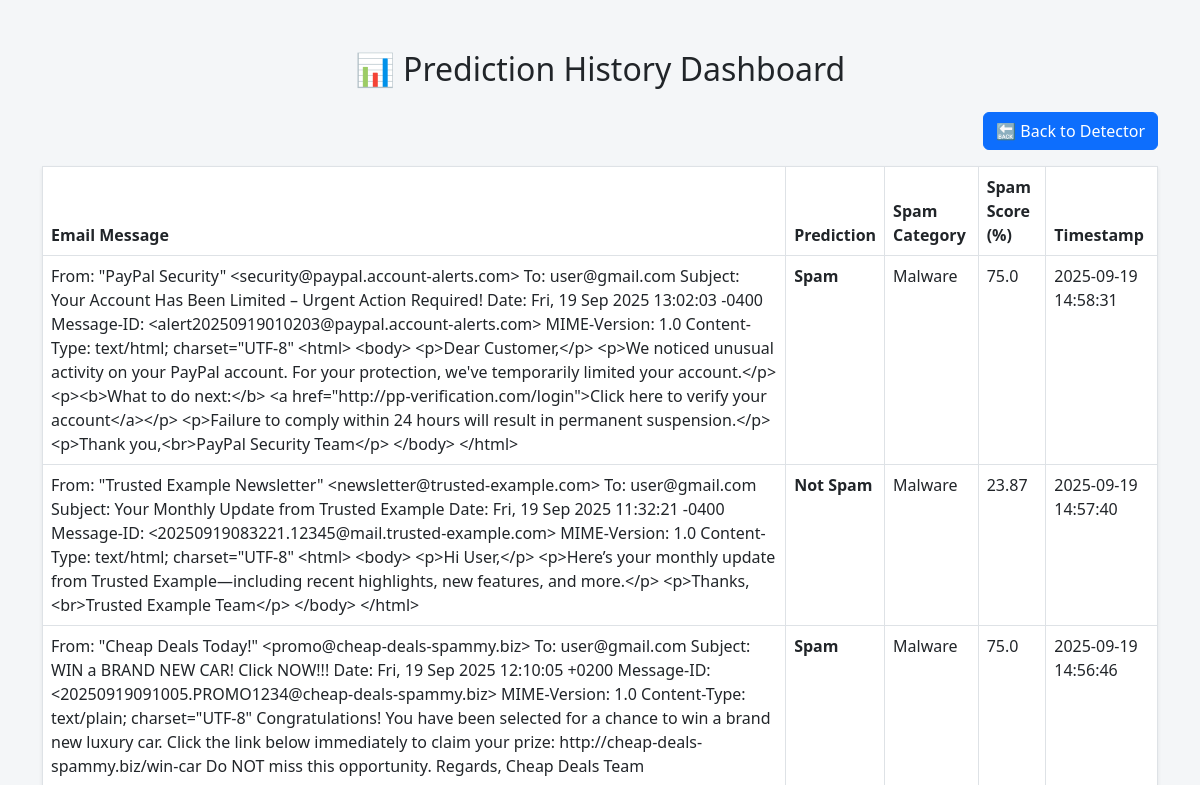
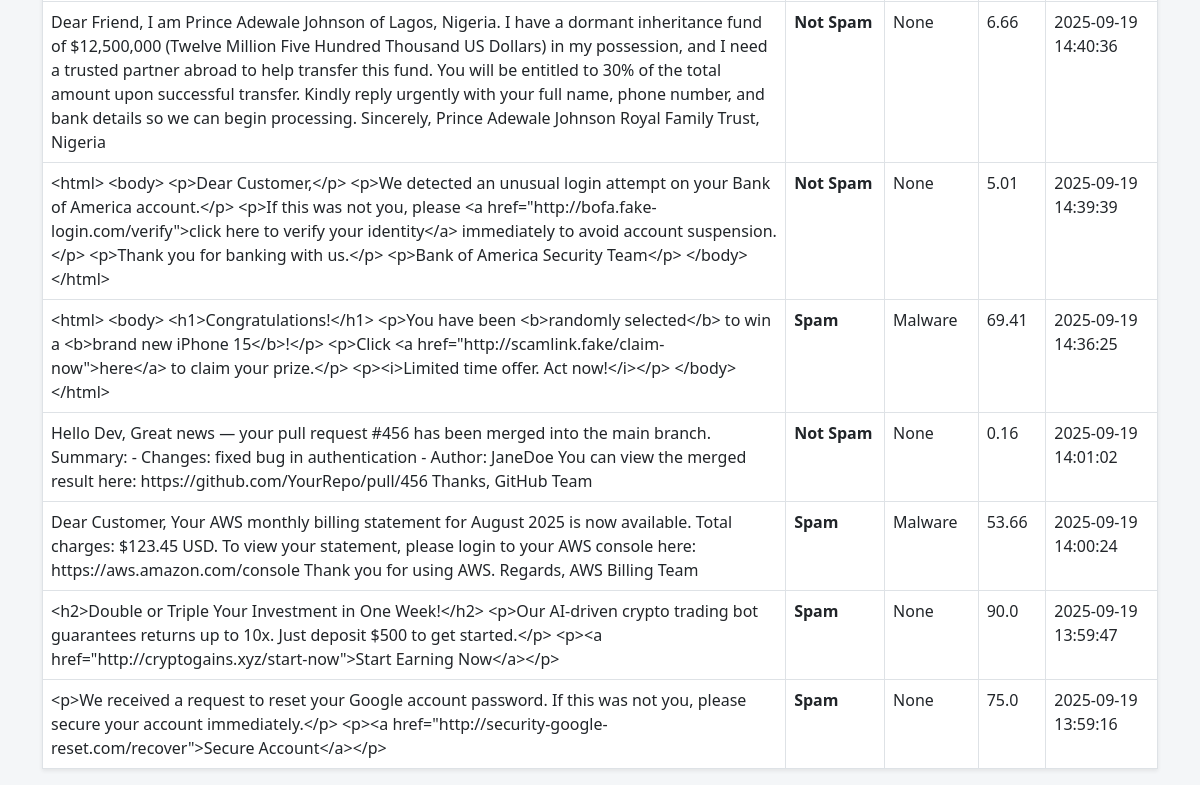
Before: /history with the older database file (2 pictures, top to bottom).
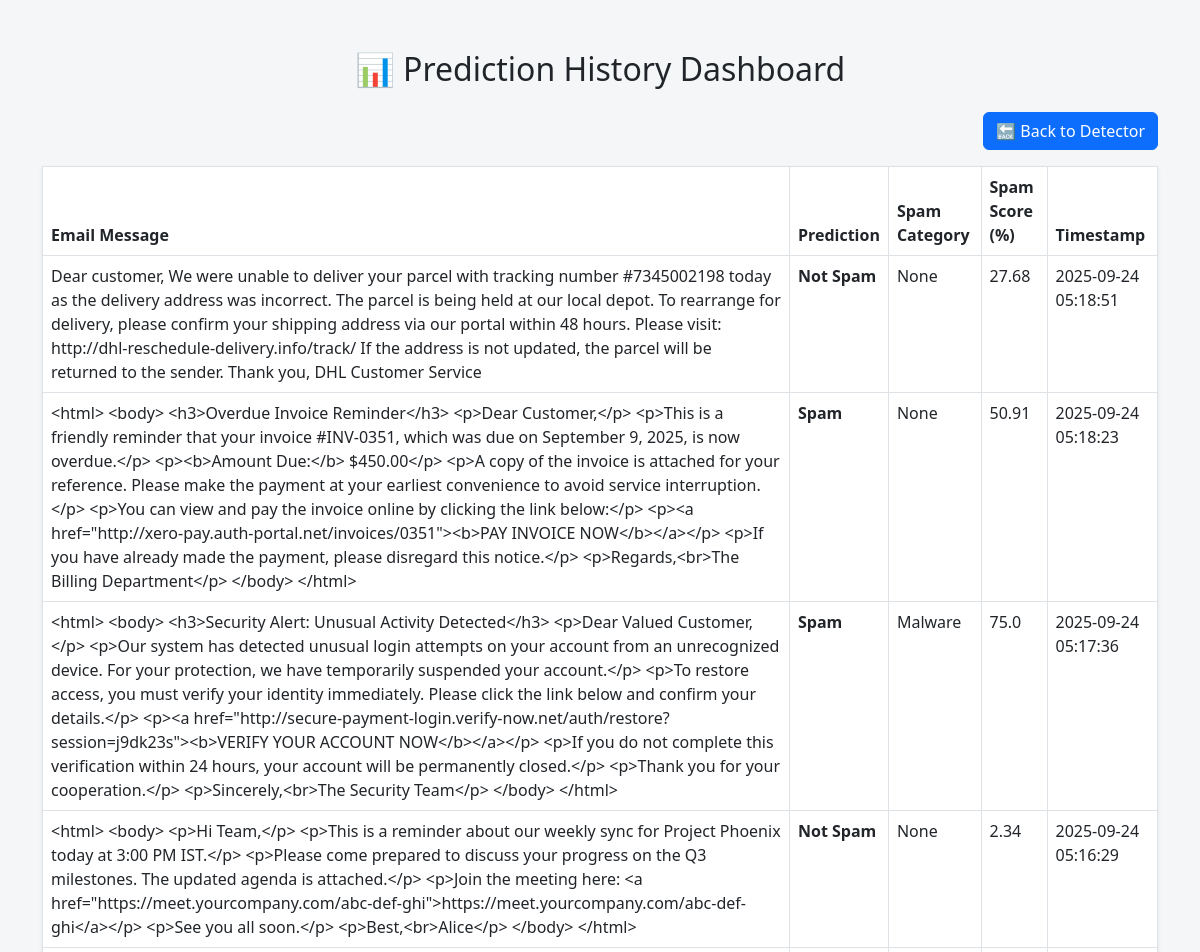
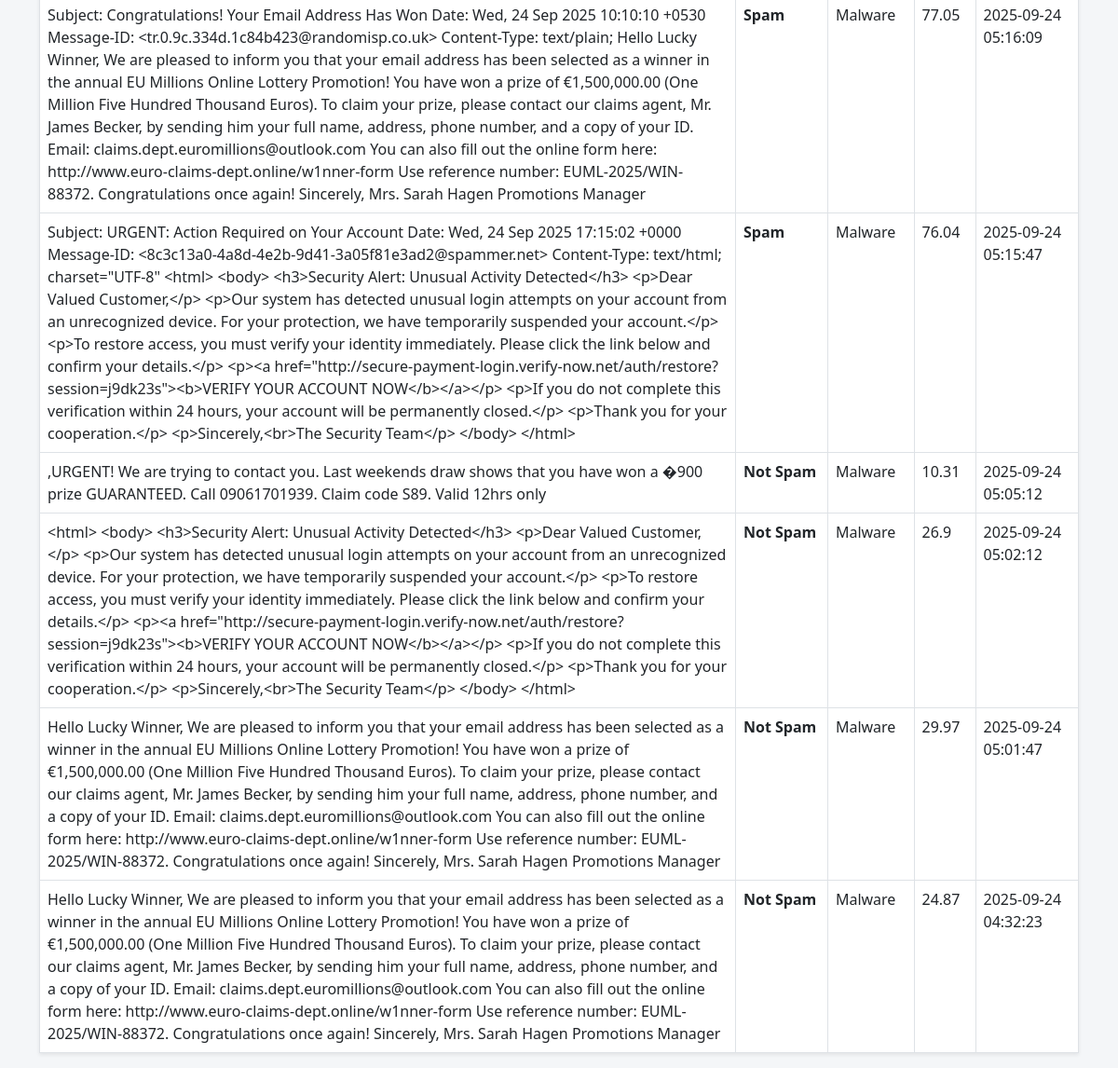
After: the same page with the newer database file (2 pictures, top to bottom).
### tables this page shows
CREATE TABLE predictions (
        id INTEGER PRIMARY KEY AUTOINCREMENT,
        message TEXT,
        prediction TEXT,
        category TEXT,
        spam_score REAL,
        timestamp DATETIME DEFAULT CURRENT_TIMESTAMP
    );

### app.py (the view)
@app.route('/history')
def history():
    conn = sqlite3.connect(DB_PATH)
    c = conn.cursor()
    c.execute("SELECT message, prediction, category, spam_score, timestamp FROM predictions ORDER BY id DESC LIMIT 10")
    rows = c.fetchall()
    conn.close()
    return render_template("history.html", predictions=rows)

### templates/history.html (shortened to what this page needs)
<!DOCTYPE html>
<html lang="en">
<head>
    <link href="https://cdn.jsdelivr.net/npm/bootstrap@5.3.0/dist/css/bootstrap.min.css" rel="stylesheet">
</head>
<body>
<div class="container">
    <h2 class="text-center mb-4">📊 Prediction History Dashboard</h2>
    <div class="text-end mb-3">
        <a href="/" class="btn btn-primary">🔙 Back to Detector</a>
    </div>
    <table class="table table-bordered table-hover shadow-sm bg-white">
        <thead>
        <tr>
            <th>Email Message</th>
            <th>Prediction</th>
            <th>Spam Category</th>
            <th>Spam Score (%)</th>
            <th>Timestamp</th>
        </tr>
        </thead>
        <tbody>
        {% for row in predictions %}
        <tr>
            <td>{{ row[0] }}</td>
            <td><strong>{{ row[1] }}</strong></td>
            <td>{{ row[2] }}</td>
            <td>{{ row[3] }}</td>
            <td>{{ row[4] }}</td>
        </tr>
        {% endfor %}
        </tbody>
    </table>
</div>
</body>
</html>

Changed rows visible on the page:
no longer on this page (row unchanged): predictions: message "From: \"PayPal Security\" <security@paypal.account-alerts.com> To: user@gmail.com Subject: Your Account Has Been Limited – Urgent Action Required! Date: Fri, 19 Sep 2025 13:02:03 -0400 Message-ID: <alert20250919010203@paypal.account-alerts.com> MIME-Version: 1.0 Content-Type: text/html; charset=\"UTF-8\" <html> <body> <p>Dear Customer,</p> <p>We noticed unusual activity on your PayPal account. For your protection, we've temporarily limited your account.</p> <p><b>What to do next:</b> <a href=\"http://pp-verification.com/login\">Click here to verify your account</a></p> <p>Failure to comply within 24 hours will result in permanent suspension.</p> <p>Thank you,<br>PayPal Security Team</p> </body>…", prediction "Spam", category "Malware", spam_score "75.0", timestamp "2025-09-19 14:58:31"
no longer on this page (row unchanged): predictions: message "From: \"Trusted Example Newsletter\" <newsletter@trusted-example.com> To: user@gmail.com Subject: Your Monthly Update from Trusted Example Date: Fri, 19 Sep 2025 11:32:21 -0400 Message-ID: <20250919083221.12345@mail.trusted-example.com> MIME-Version: 1.0 Content-Type: text/html; charset=\"UTF-8\" <html> <body> <p>Hi User,</p> <p>Here’s your monthly update from Trusted Example—including recent highlights, new features, and more.</p> <p>Thanks,<br>Trusted Example Team</p> </body> </html>", prediction "Not Spam", category "Malware", spam_score "23.87", timestamp "2025-09-19 14:57:40"
no longer on this page (row unchanged): predictions: message "From: \"Cheap Deals Today!\" <promo@cheap-deals-spammy.biz> To: user@gmail.com Subject: WIN a BRAND NEW CAR! Click NOW!!! Date: Fri, 19 Sep 2025 12:10:05 +0200 Message-ID: <20250919091005.PROMO1234@cheap-deals-spammy.biz> MIME-Version: 1.0 Content-Type: text/plain; charset=\"UTF-8\" Congratulations! You have been selected for a chance to win a brand new luxury car. Click the link below immediately to claim your prize: http://cheap-deals-spammy.biz/win-car Do NOT miss this opportunity. Regards, Cheap Deals Team", prediction "Spam", category "Malware", spam_score "75.0", timestamp "2025-09-19 14:56:46"
no longer on this page (row unchanged): predictions: message "Dear Friend, I am Prince Adewale Johnson of Lagos, Nigeria. I have a dormant inheritance fund of $12,500,000 (Twelve Million Five Hundred Thousand US Dollars) in my possession, and I need a trusted partner abroad to help transfer this fund. You will be entitled to 30% of the total amount upon successful transfer. Kindly reply urgently with your full name, phone number, and bank details so we can begin processing. Sincerely, Prince Adewale Johnson Royal Family Trust, Nigeria", prediction "Not Spam", category "None", spam_score "6.66", timestamp "2025-09-19 14:40:36"
no longer on this page (row unchanged): predictions: message "<html> <body> <p>Dear Customer,</p> <p>We detected an unusual login attempt on your Bank of America account.</p> <p>If this was not you, please <a href=\"http://bofa.fake-login.com/verify\">click here to verify your identity</a> immediately to avoid account suspension.</p> <p>Thank you for banking with us.</p> <p>Bank of America Security Team</p> </body> </html>", prediction "Not Spam", category "None", spam_score "5.01", timestamp "2025-09-19 14:39:39"
no longer on this page (row unchanged): predictions: message "<html> <body> <h1>Congratulations!</h1> <p>You have been <b>randomly selected</b> to win a <b>brand new iPhone 15</b>!</p> <p>Click <a href=\"http://scamlink.fake/claim-now\">here</a> to claim your prize.</p> <p><i>Limited time offer. Act now!</i></p> </body> </html>", prediction "Spam", category "Malware", spam_score "69.41", timestamp "2025-09-19 14:36:25"
no longer on this page (row unchanged): predictions: message "Hello Dev, Great news — your pull request #456 has been merged into the main branch. Summary: - Changes: fixed bug in authentication - Author: JaneDoe You can view the merged result here: https://github.com/YourRepo/pull/456 Thanks, GitHub Team", prediction "Not Spam", category "None", spam_score "0.16", timestamp "2025-09-19 14:01:02"
no longer on this page (row unchanged): predictions: message "Dear Customer, Your AWS monthly billing statement for August 2025 is now available. Total charges: $123.45 USD. To view your statement, please login to your AWS console here: https://aws.amazon.com/console Thank you for using AWS. Regards, AWS Billing Team", prediction "Spam", category "Malware", spam_score "53.66", timestamp "2025-09-19 14:00:24"
no longer on this page (row unchanged): predictions: message "<h2>Double or Triple Your Investment in One Week!</h2> <p>Our AI-driven crypto trading bot guarantees returns up to 10x. Just deposit $500 to get started.</p> <p><a href=\"http://cryptogains.xyz/start-now\">Start Earning Now</a></p>", prediction "Spam", category "None", spam_score "90.0", timestamp "2025-09-19 13:59:47"
no longer on this page (row unchanged): predictions: message "<p>We received a request to reset your Google account password. If this was not you, please secure your account immediately.</p> <p><a href=\"http://security-google-reset.com/recover\">Secure Account</a></p>", prediction "Spam", category "None", spam_score "75.0", timestamp "2025-09-19 13:59:16"
added predictions: message "Dear customer, We were unable to deliver your parcel with tracking number #7345002198 today as the delivery address was incorrect. The parcel is being held at our local depot. To rearrange for delivery, please confirm your shipping address via our portal within 48 hours. Please visit: http://dhl-reschedule-delivery.info/track/ If the address is not updated, the parcel will be returned to the sender. Thank you, DHL Customer Service", prediction "Not Spam", category "None", spam_score "27.68", timestamp "2025-09-24 05:18:51"
added predictions: message "<html> <body> <h3>Overdue Invoice Reminder</h3> <p>Dear Customer,</p> <p>This is a friendly reminder that your invoice #INV-0351, which was due on September 9, 2025, is now overdue.</p> <p><b>Amount Due:</b> $450.00</p> <p>A copy of the invoice is attached for your reference. Please make the payment at your earliest convenience to avoid service interruption.</p> <p>You can view and pay the invoice online by clicking the link below:</p> <p><a href=\"http://xero-pay.auth-portal.net/invoices/0351\"><b>PAY INVOICE NOW</b></a></p> <p>If you have already made the payment, please disregard this notice.</p> <p>Regards,<br>The Billing Department</p> </body> </html>", prediction "Spam", category "None", spam_score "50.91", timestamp "2025-09-24 05:18:23"
added predictions: message "<html> <body> <h3>Security Alert: Unusual Activity Detected</h3> <p>Dear Valued Customer,</p> <p>Our system has detected unusual login attempts on your account from an unrecognized device. For your protection, we have temporarily suspended your account.</p> <p>To restore access, you must verify your identity immediately. Please click the link below and confirm your details.</p> <p><a href=\"http://secure-payment-login.verify-now.net/auth/restore?session=j9dk23s\"><b>VERIFY YOUR ACCOUNT NOW</b></a></p> <p>If you do not complete this verification within 24 hours, your account will be permanently closed.</p> <p>Thank you for your cooperation.</p> <p>Sincerely,<br>The Security Team</p> </body>…", prediction "Spam", category "Malware", spam_score "75.0", timestamp "2025-09-24 05:17:36"
added predictions: message "<html> <body> <p>Hi Team,</p> <p>This is a reminder about our weekly sync for Project Phoenix today at 3:00 PM IST.</p> <p>Please come prepared to discuss your progress on the Q3 milestones. The updated agenda is attached.</p> <p>Join the meeting here: <a href=\"https://meet.yourcompany.com/abc-def-ghi\">https://meet.yourcompany.com/abc-def-ghi</a></p> <p>See you all soon.</p> <p>Best,<br>Alice</p> </body> </html>", prediction "Not Spam", category "None", spam_score "2.34", timestamp "2025-09-24 05:16:29"
added predictions: message "Subject: Congratulations! Your Email Address Has Won Date: Wed, 24 Sep 2025 10:10:10 +0530 Message-ID: <tr.0.9c.334d.1c84b423@randomisp.co.uk> Content-Type: text/plain; Hello Lucky Winner, We are pleased to inform you that your email address has been selected as a winner in the annual EU Millions Online Lottery Promotion! You have won a prize of €1,500,000.00 (One Million Five Hundred Thousand Euros). To claim your prize, please contact our claims agent, Mr. James Becker, by sending him your full name, address, phone number, and a copy of your ID. Email: claims.dept.euromillions@outlook.com You can also fill out the online form here: http://www.euro-claims-dept.online/w1nner-form Use…", prediction "Spam", category "Malware", spam_score "77.05", timestamp "2025-09-24 05:16:09"
added predictions: message "Subject: URGENT: Action Required on Your Account Date: Wed, 24 Sep 2025 17:15:02 +0000 Message-ID: <8c3c13a0-4a8d-4e2b-9d41-3a05f81e3ad2@spammer.net> Content-Type: text/html; charset=\"UTF-8\" <html> <body> <h3>Security Alert: Unusual Activity Detected</h3> <p>Dear Valued Customer,</p> <p>Our system has detected unusual login attempts on your account from an unrecognized device. For your protection, we have temporarily suspended your account.</p> <p>To restore access, you must verify your identity immediately. Please click the link below and confirm your details.</p> <p><a href=\"http://secure-payment-login.verify-now.net/auth/restore?session=j9dk23s\"><b>VERIFY YOUR ACCOUNT NOW</b></a></p>…", prediction "Spam", category "Malware", spam_score "76.04", timestamp "2025-09-24 05:15:47"
added predictions: message ",URGENT! We are trying to contact you. Last weekends draw shows that you have won a �900 prize GUARANTEED. Call 09061701939. Claim code S89. Valid 12hrs only", prediction "Not Spam", category "Malware", spam_score "10.31", timestamp "2025-09-24 05:05:12"
added predictions: message "<html> <body> <h3>Security Alert: Unusual Activity Detected</h3> <p>Dear Valued Customer,</p> <p>Our system has detected unusual login attempts on your account from an unrecognized device. For your protection, we have temporarily suspended your account.</p> <p>To restore access, you must verify your identity immediately. Please click the link below and confirm your details.</p> <p><a href=\"http://secure-payment-login.verify-now.net/auth/restore?session=j9dk23s\"><b>VERIFY YOUR ACCOUNT NOW</b></a></p> <p>If you do not complete this verification within 24 hours, your account will be permanently closed.</p> <p>Thank you for your cooperation.</p> <p>Sincerely,<br>The Security Team</p> </body>…", prediction "Not Spam", category "Malware", spam_score "26.9", timestamp "2025-09-24 05:02:12"
added predictions: message "Hello Lucky Winner, We are pleased to inform you that your email address has been selected as a winner in the annual EU Millions Online Lottery Promotion! You have won a prize of €1,500,000.00 (One Million Five Hundred Thousand Euros). To claim your prize, please contact our claims agent, Mr. James Becker, by sending him your full name, address, phone number, and a copy of your ID. Email: claims.dept.euromillions@outlook.com You can also fill out the online form here: http://www.euro-claims-dept.online/w1nner-form Use reference number: EUML-2025/WIN-88372. Congratulations once again! Sincerely, Mrs. Sarah Hagen Promotions Manager", prediction "Not Spam", category "Malware", spam_score "29.97", timestamp "2025-09-24 05:01:47"
added predictions: message "Hello Lucky Winner, We are pleased to inform you that your email address has been selected as a winner in the annual EU Millions Online Lottery Promotion! You have won a prize of €1,500,000.00 (One Million Five Hundred Thousand Euros). To claim your prize, please contact our claims agent, Mr. James Becker, by sending him your full name, address, phone number, and a copy of your ID. Email: claims.dept.euromillions@outlook.com You can also fill out the online form here: http://www.euro-claims-dept.online/w1nner-form Use reference number: EUML-2025/WIN-88372. Congratulations once again! Sincerely, Mrs. Sarah Hagen Promotions Manager", prediction "Not Spam", category "Malware", spam_score "24.87", timestamp "2025-09-24 04:32:23"
